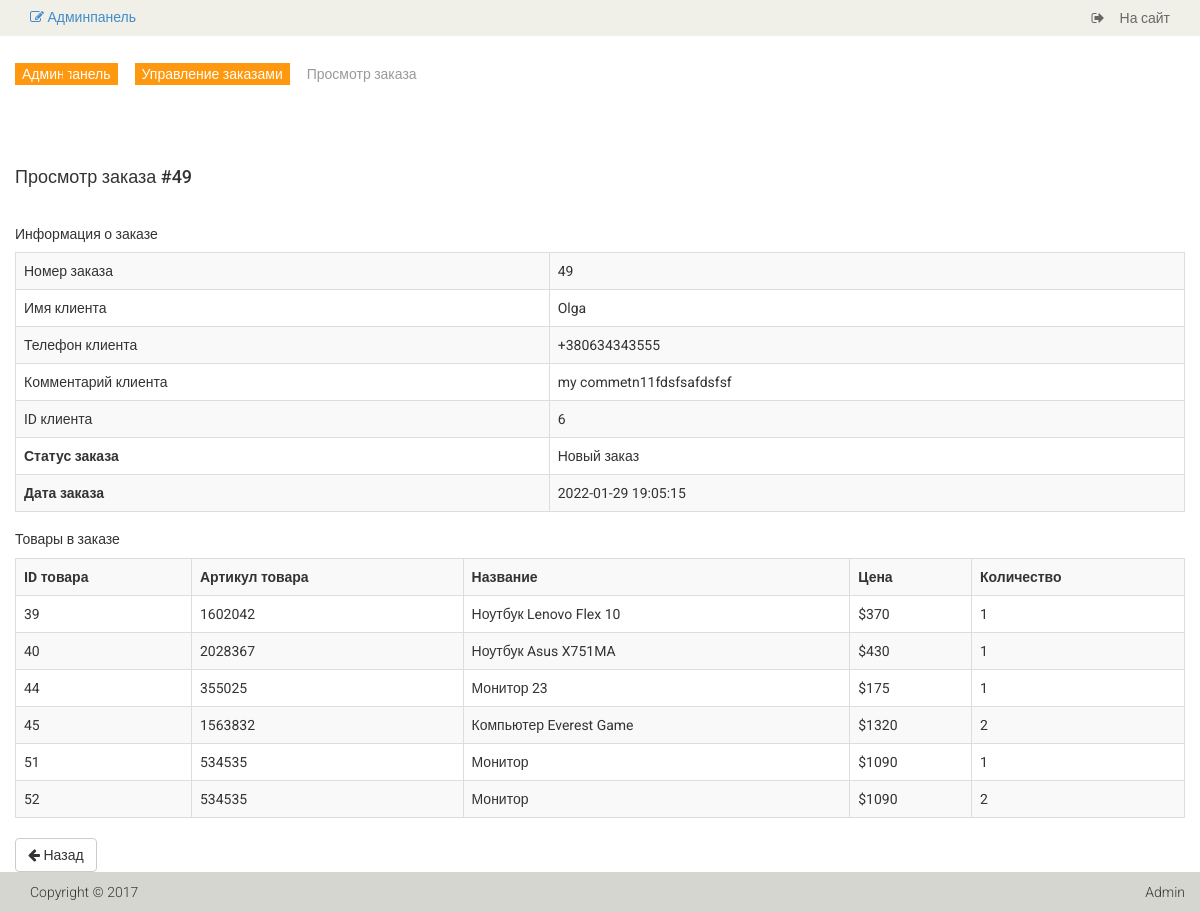
Screenshot of /admin/order/view/49 (signed in) with the database file from the repository.
### tables this page shows
CREATE TABLE `product_order` (
  `id` int(11) NOT NULL,
  `user_name` varchar(255) NOT NULL,
  `user_phone` varchar(255) NOT NULL,
  `user_comment` text NOT NULL,
  `user_id` int(11) DEFAULT NULL,
  `date` timestamp NOT NULL DEFAULT current_timestamp(),
  `products` text NOT NULL,
  `status` int(11) NOT NULL DEFAULT 1
);

CREATE TABLE `product` (
  `id` int(11) NOT NULL,
  `name` varchar(255) NOT NULL,
  `category_id` int(11) NOT NULL,
  `code` int(11) NOT NULL,
  `price` float NOT NULL,
  `availability` int(11) NOT NULL,
  `brand` varchar(255) NOT NULL,
  `image` varchar(255) NOT NULL,
  `description` text NOT NULL,
  `is_new` int(11) NOT NULL DEFAULT 0,
  `is_recommended` int(11) NOT NULL DEFAULT 0,
  `status` int(11) NOT NULL DEFAULT 1
);

### config/routes.php (called while the page is built)
<?php
return [
  'user/register' => 'user/register',
  'user/login' => 'user/login',
  'user/logout' => 'user/logout',
  'cabinet/edit' => 'cabinet/edit',
  'cabinet' => 'cabinet/index',
  'admin/product/create' => 'adminProduct/create',
  'admin/product/update/([0-9]+)' => 'adminProduct/update/$1',
  'admin/product/delete/([0-9]+)' => 'adminProduct/delete/$1',
  'admin/product' => 'adminProduct/index',
  'admin/category/create' => 'adminCategory/create',
  'admin/category/update/([0-9]+)' => 'adminCategory/update/$1',
  'admin/category/delete/([0-9]+)' => 'adminCategory/delete/$1',
  'admin/category' => 'adminCategory/index',
  'admin/order/update/([0-9]+)' => 'adminOrder/update/$1',
  'admin/order/delete/([0-9]+)' => 'adminOrder/delete/$1',
  'admin/order/view/([0-9]+)' => 'adminOrder/view/$1',
  'admin/order' => 'adminOrder/index',
  'admin' => 'admin/index',
  'category/([0-9]+)/page-([0-9]+)' => 'catalog/category/$1/$2',
  'category/([0-9]+)' => 'catalog/category/$1',
  'product/([0-9]+)' => 'product/view/$1',
  'catalog' => 'catalog/index',
  'head' => 'site/index',
  'about' => 'about/index',
  'contacts' => 'contacts/index',
  'cart/checkout' => 'cart/checkout',
  'cart/add/([0-9]+)' => 'cart/add/$1',
  'cart/addAjax/([0-9]+)/([0-9]+)' => 'cart/addAjax/$1/$2',
  'cart/delete/([0-9]+)' => 'cart/delete/$1',
  'cart' => 'cart/index',
  '' => 'site/index'
];

### controllers/AdminOrderController.php (called while the page is built, shortened)
<?php
class AdminOrderController extends AdminBase
{
    public function actionView($id)
    {
        $order = Order::getOrderById($id);
        $productsQuantity = json_decode($order['products'], true);
        $productsIds = array_keys($productsQuantity);
        $products = Product::getProductByIds($productsIds);
        require_once(ROOT . '/views/admin_order/view.php');
        return true;
    }
}

### index.php (called while the page is built, shortened)
<?php
$router = new Router();
$router->run();

### models/Order.php (called while the page is built, shortened)
<?php
class Order
{
    public static function getStatusText($status)
    {
        switch ($status) {
            case '1':
                return 'Новый заказ';
                break;
        }
    }
    public static function getOrderById($id)
    {
        $db = Db::GetConnection();
        $sql = "SELECT * FROM product_order WHERE id = $id";
        $result = $db->query($sql);
        $data = $result->fetch(PDO::FETCH_ASSOC);
        return $data;
    }
}

### models/Product.php (called while the page is built, shortened)
<?php
class Product
{
    public static function getProductByIds($idsArray)
    {
        $db = Db::GetConnection();
        $idString = implode(', ', $idsArray);
        $query = "SELECT * FROM Product WHERE status = '1' AND id IN ($idString)";
        $result = $db->query($query);
        $data = $result->fetchAll(PDO::FETCH_ASSOC);
        return $data;
    }
}

### views/admin_order/view.php (the view)
<?php include ROOT . '/views/layouts/header_admin.php'; ?>
<section>
    <div class="container">
        <div class="row">
            <br/>
            <div class="breadcrumbs">
                <ol class="breadcrumb">
                    <li><a href="/admin">Админпанель</a></li>
                    <li><a href="/admin/order">Управление заказами</a></li>
                    <li class="active">Просмотр заказа</li>
                </ol>
            </div>
            <h4>Просмотр заказа #<?php echo $order['id']; ?></h4>
            <br/>
            <h5>Информация о заказе</h5>
            <table class="table-admin-small table-bordered table-striped table">
                <tr>
                    <td>Номер заказа</td>
                    <td><?php echo $order['id']; ?></td>
                </tr>
                <tr>
                    <td>Имя клиента</td>
                    <td><?php echo $order['user_name']; ?></td>
                </tr>
                <tr>
                    <td>Телефон клиента</td>
                    <td><?php echo $order['user_phone']; ?></td>
                </tr>
                <tr>
                    <td>Комментарий клиента</td>
                    <td><?php echo $order['user_comment']; ?></td>
                </tr>
                <?php if ($order['user_id'] != 0): ?>
                    <tr>
                        <td>ID клиента</td>
                        <td><?php echo $order['user_id']; ?></td>
                    </tr>
                <?php endif; ?>
                <tr>
                    <td><b>Статус заказа</b></td>
                    <td><?php echo Order::getStatusText($order['status']); ?></td>
                </tr>
                <tr>
                    <td><b>Дата заказа</b></td>
                    <td><?php echo $order['date']; ?></td>
                </tr>
            </table>
            <h5>Товары в заказе</h5>
            <table class="table-admin-medium table-bordered table-striped table ">
                <tr>
                    <th>ID товара</th>
                    <th>Артикул товара</th>
                    <th>Название</th>
                    <th>Цена</th>
                    <th>Количество</th>
                </tr>
                <?php foreach ($products as $product): ?>
                    <tr>
                        <td><?php echo $product['id']; ?></td>
                        <td><?php echo $product['code']; ?></td>
                        <td><?php echo $product['name']; ?></td>
                        <td>$<?php echo $product['price']; ?></td>
                        <td><?php echo $productsQuantity[$product['id']]; ?></td>
                    </tr>
                <?php endforeach; ?>
            </table>
            <a href="/admin/order/" class="btn btn-default back"><i class="fa fa-arrow-left"></i> Назад</a>
        </div>
</section>
<?php include ROOT . '/views/layouts/footer_admin.php'; ?>

### components/Router.php (shortened to what this page needs)
<?php
class Router
{
    private $routes;
    public function __construct()
    {
        $routesPath = ROOT . '/config/routes.php';
        $this->routes = include($routesPath);
    }
    public function run()
    {
        $uri = trim($_SERVER["REQUEST_URI"], '/');
        foreach ($this->routes as $uriPattern => $path) {
            if (preg_match("~$uriPattern~", $uri)) {
                $internalRoute = preg_replace("~$uriPattern~", $path, $uri);
                $segments   = explode('/', $internalRoute);
                $controllerName = ucfirst(array_shift($segments) . 'Controller');
                $actionName = 'action' . ucfirst(array_shift($segments));
                $controllerObject = new $controllerName;
                $result = call_user_func_array(array($controllerObject, $actionName), $segments);
                if ($result) break;
            }
        }
    }
}

### views/layouts/header_admin.php (shortened to what this page needs)
<!DOCTYPE html>
<html lang="en">
    <head>
        <link href="/template/css/bootstrap.min.css" rel="stylesheet">
        <link href="/template/css/font-awesome.min.css" rel="stylesheet">
        <link href="/template/css/prettyPhoto.css" rel="stylesheet">
        <link href="/template/css/price-range.css" rel="stylesheet">
        <link href="/template/css/animate.css" rel="stylesheet">
        <link href="/template/css/main.css" rel="stylesheet">
        <link href="/template/css/responsive.css" rel="stylesheet">
    </head>
    <body>
        <div class="page-wrapper">
            <header id="header">
                <div class="header_top">
                    <div class="container">
                        <div class="row">
                            <div class="col-sm-6">
                                <div class="contactinfo">
                                    <h5>
                                        <a href="/admin"><i class="fa fa-edit"></i> Админпанель</a>
                                    </h5>
                                </div>
                            </div>
                            <div class="col-sm-6">
                                <div class="social-icons pull-right">
                                    <ul class="nav navbar-nav">
                                        <li><a href="/"><i class="fa fa-sign-out"></i>На сайт</a></li>
                                    </ul>
                                </div>
                            </div>
                        </div>
                    </div>
                </div>

### views/layouts/footer_admin.php (shortened to what this page needs)
</div>
<footer id="footer" class="page-footer">
    <div class="footer-bottom">
        <div class="container">
            <div class="row">
                <p class="pull-left">Copyright © 2017</p>
                <p class="pull-right">Admin</p>
            </div>
        </div>
    </div>
</footer>
</body>
</html>

### template/css/main.css (style rules this page uses)
body { font-family: 'Roboto', sans-serif; background:; position: relative; font-weight:400px; }
ul li { list-style: none; }
a { -webkit-transition: 300ms; -moz-transition: 300ms; -o-transition: 300ms; transition: 300ms; }
h1, h2, h3, h4, h5, h6 { font-family: 'Roboto', sans-serif; }
.header_top { background: none repeat scroll 0 0 #F0F0E9; }
.social-icons ul li a { border: 0 none; border-radius: 0; color: #696763; padding:0px; }
.social-icons ul li { display:inline-block; }
.social-icons ul li a i { padding: 11px 15px; transition: all 0.9s ease 0s; -moz-transition: all 0.9s ease 0s; -webkit-transition: all 0.9s ease 0s; -o-transition: all 0.9s ease 0s; }
#footer { background: #F0F0E9; }
.footer-bottom { background: #D6D6D0; padding-top: 10px; }
.footer-bottom p { color: #363432; font-family: 'Roboto', sans-serif; font-weight: 300; margin-left: 15px; }
.breadcrumbs { position: relative; }
.breadcrumbs .breadcrumb { background:transparent; margin-bottom: 75px; padding-left: 0; }
.breadcrumbs .breadcrumb li a { background:#FE980F; color: #FFFFFF; padding: 3px 7px; }
.breadcrumbs .breadcrumb li a:after { content:""; height:auto; width: auto; border-width: 8px; border-style: solid; border-color:transparent transparent transparent #FE980F; position: absolute; top: 11px; left:48px; }
.breadcrumbs .breadcrumb > li + li:before { content: " "; }

### rows the page displays
product_order: id "49", user_name "Olga", user_phone "+380634343555", user_comment "my commetn11fdsfsafdsfsf", user "6", status "Новый заказ", date "2022-01-29 19:05:15", products "1", products "2"
product: id "39", code "1602042", name "Ноутбук Lenovo Flex 10", price "370"
product: id "40", code "2028367", name "Ноутбук Asus X751MA", price "430"
product: id "44", code "355025", name "Монитор 23", price "175"
product: id "45", code "1563832", name "Компьютер Everest Game", price "1320"
product: id "51", code "534535", name "Монитор", price "1090"
product: id "52", code "534535", name "Монитор", price "1090"
